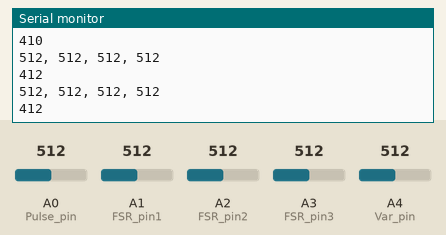
This sketch was run on a simulated Arduino Uno, built with avr-gcc and run on an emulated ATmega328P. Shown: the last lines printed to the serial monitor. The inputs (shaded band) are chosen by the test bench; at power-on: A0 (Pulse_pin) = 512, A1 (FSR_pin1) = 512, A2 (FSR_pin2) = 512, A3 (FSR_pin3) = 512, A4 (Var_pin) = 512.

Above: at 17.2 s.
17.3 s: A0 (Pulse_pin) set to 513
At 17.9 s:
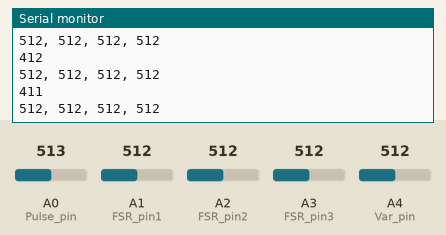
18.8 s: A0 (Pulse_pin) set to 496
At 18.99 s:
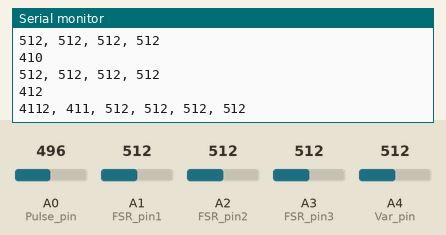
Timing chart, 0 to 21.8 s (numbered marks = the images above; inputs shaded):
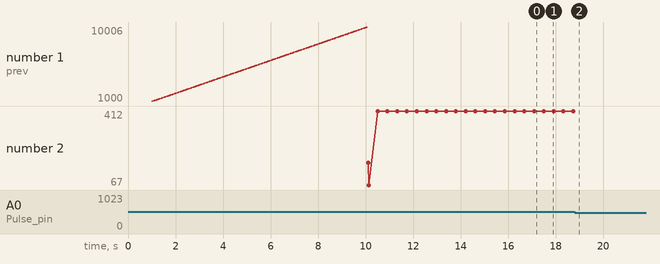

The sketch:

all.ino
```cpp
/*
라즈베리파이와의 통신 메시지 전송 X.
진동센서 작동 & 계산 X.

*/
int Pulse_pin=A0; //심박센서를 A0(아날로그 포트번호)로 편하게 부르기 위해 변수값으로 설정.
int FSR_pin1=A1;
int FSR_pin2=A2;
int FSR_pin3=A3;
int Var_pin=A4;

int now_time;
int prev_time;

float pul_result = 0; //측정값을 저장하는 변수
float thresh_hold = 0; // 심박 측정시 이 값을 넘으면 심박이 뛴것으로 인정
int divide_level = 6;  // level을 나누는 구간의 수
int one_term_length;  //level을 나누는 구간의 길이

float RRI_prev_value = 0;
int FSR_max_value1 = 0;
int FSR_max_value2 = 0;
int FSR_max_value3 = 0;
int Var_max_value = 0;

float Pulse_r = 0;  //계산값을 저장하기 위한 변수
int FSR_r1=0;
int FSR_r2=0;
int FSR_r3 =0;
int Var_r=0;

int RRI[10]={0};
int RRI_avg, RRI_sum =0;
int count = 0;

int temp;

void setup() {
  Serial.begin(9600);
  Serial.println("Waiting For Start.......");
  delay(1000);
  prev_time = millis();
  while(prev_time<10000){
    pul_result=analogRead(Pulse_pin);
    if(thresh_hold < pul_result){
      thresh_hold = pul_result;
    }
    prev_time = millis();
    Serial.print("prev:");
    Serial.print(prev_time);
    Serial.print(",");
    Serial.print("thresh:");
    Serial.println(thresh_hold);
    thresh_hold = thresh_hold-3;
  }
  one_term_length  = thresh_hold / divide_level;
  thresh_hold = thresh_hold/(double)one_term_length;
  thresh_hold = thresh_hold * thresh_hold * thresh_hold;
  thresh_hold = thresh_hold * 0.77;
  Serial.println(thresh_hold);
}

void loop() {
  RRI_prev_value = Pulse_r;

  pul_result = analogRead(Pulse_pin)/one_term_length; //값의 미세한 차이를 증폭시키기 위한 계산들...
  FSR_r1 = 1024 - analogRead(FSR_pin1);
  FSR_r2 = 1024 - analogRead(FSR_pin2);
  FSR_r3 = 1024 - analogRead(FSR_pin3);
  Var_r = analogRead(Var_pin);
  Pulse_r=pul_result*pul_result*pul_result; //
  delay(30);

  if(FSR_r1 > FSR_max_value1){ FSR_max_value1 = FSR_r1;}
  if(FSR_r2 > FSR_max_value2){FSR_max_value2 = FSR_r2;}
  if(FSR_r3 > FSR_max_value3){FSR_max_value3 = FSR_r3;}
  if(Var_r > Var_max_value){Var_max_value = Var_r;}

//  Serial.print(now_time);
  //Serial.print(", ");
  Serial.print(FSR_r1);
  Serial.print(", ");
  Serial.print(FSR_r2);
  Serial.print(", ");
  Serial.print(FSR_r3);
  Serial.print(", ");
  Serial.println(Var_r);

  if(Pulse_r>thresh_hold){
    now_time = millis() - prev_time;
    Serial.println(now_time);
    if(count >= 10){
      RRI_avg, RRI_sum =0;
      for(int i=0; i<count; i++){
        RRI_sum += RRI[i];
      }
      RRI_avg=RRI_sum/count;
      Serial.print(RRI_sum);
      Serial.print(", ");
      Serial.print(RRI_avg);
      Serial.print(", ");
      Serial.print(FSR_max_value1);
      Serial.print(", ");
      Serial.print(FSR_max_value2);
      Serial.print(", ");
      Serial.print(FSR_max_value3);
      Serial.print(", ");
      Serial.println(Var_max_value);
      count=0;
      FSR_max_value1  = FSR_max_value2 = FSR_max_value3 = Var_max_value = 0;
    }
    else{
      RRI[count++] = now_time;
    }
    prev_time = millis();
    delay(380);
  }
}
```

Measured:
- the behaviour switches between 504 and 503 on A0 (Pulse_pin) (found by bisection; images 1 and 2)
